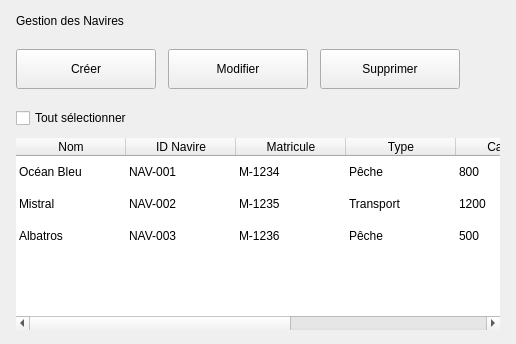
         <widget class="QFrame" name="gestionCard">
          <property name="frameShape">
           <enum>QFrame::Shape::NoFrame</enum>
          </property>
          <layout class="QVBoxLayout" name="gestionLayout">
           <property name="spacing">
            <number>10</number>
           </property>
           <property name="leftMargin">
            <number>16</number>
           </property>
           <property name="topMargin">
            <number>14</number>
           </property>
           <property name="rightMargin">
            <number>16</number>
           </property>
           <property name="bottomMargin">
            <number>14</number>
           </property>
           <item>
            <widget class="QLabel" name="lblGestionTitle">
             <property name="text">
              <string>Gestion des Navires</string>
             </property>
            </widget>
           </item>
              <item>
               <widget class="QFrame" name="buttonsCard">
                <property name="minimumSize">
                 <size>
                  <width>0</width>
                  <height>60</height>
                 </size>
                </property>
                <property name="maximumSize">
                 <size>
                  <width>16777215</width>
                  <height>70</height>
                 </size>
                </property>
                <property name="frameShape">
                 <enum>QFrame::Shape::NoFrame</enum>
                </property>
                <layout class="QHBoxLayout" name="buttonsLayout">
                 <property name="spacing">
                  <number>12</number>
                 </property>
                 <property name="leftMargin">
                  <number>0</number>
                 </property>
                 <property name="topMargin">
                  <number>8</number>
                 </property>
                 <property name="rightMargin">
                  <number>0</number>
                 </property>
                 <property name="bottomMargin">
                  <number>6</number>
                 </property>
                 <item>
                  <widget class="QPushButton" name="btnAjouter">
                   <property name="minimumSize">
                    <size>
                     <width>140</width>
                     <height>40</height>
                    </size>
                   </property>
                   <property name="maximumSize">
                    <size>
                     <width>140</width>
                     <height>40</height>
                    </size>
                   </property>
                   <property name="cursor">
                    <cursorShape>PointingHandCursor</cursorShape>
                   </property>
                   <property name="text">
                    <string>Créer</string>
                   </property>
                  </widget>
                 </item>
                 <item>
                  <widget class="QPushButton" name="btnModifier">
                   <property name="minimumSize">
                    <size>
                     <width>140</width>
                     <height>40</height>
                    </size>
                   </property>
                   <property name="maximumSize">
                    <size>
                     <width>140</width>
                     <height>40</height>
                    </size>
                   </property>
                   <property name="cursor">
                    <cursorShape>PointingHandCursor</cursorShape>
                   </property>
                   <property name="text">
                    <string>Modifier</string>
                   </property>
                  </widget>
                 </item>
                 <item>
                  <widget class="QPushButton" name="btnSupprimer">
                   <property name="minimumSize">
                    <size>
                     <width>140</width>
                     <height>40</height>
                    </size>
                   </property>
                   <property name="maximumSize">
                    <size>
                     <width>140</width>
                     <height>40</height>
                    </size>
                   </property>
                   <property name="cursor">
                    <cursorShape>PointingHandCursor</cursorShape>
                   </property>
                   <property name="text">
                    <string>Supprimer</string>
                   </property>
                  </widget>
                 </item>
                 <item>
                  <spacer name="btnSpacer">
                   <property name="orientation">
                    <enum>Qt::Orientation::Horizontal</enum>
                   </property>
                   <property name="sizeHint" stdset="0">
                    <size>
                     <width>40</width>
                     <height>20</height>
                    </size>
                   </property>
                  </spacer>
                 </item>
                </layout>
               </widget>
              </item>
           <item>
            <widget class="QCheckBox" name="checkSelectAll">
             <property name="text">
              <string>Tout sélectionner</string>
             </property>
            </widget>
           </item>
           <item>
            <widget class="QTableWidget" name="tableNavires">
             <property name="minimumSize">
              <size>
               <width>0</width>
               <height>180</height>
              </size>
             </property>
             <property name="frameShape">
              <enum>QFrame::Shape::NoFrame</enum>
             </property>
             <property name="showGrid">
              <bool>false</bool>
             </property>
             <property name="wordWrap">
              <bool>false</bool>
             </property>
             <property name="rowCount">
              <number>3</number>
             </property>
             <property name="columnCount">
              <number>7</number>
             </property>
             <attribute name="horizontalHeaderDefaultSectionSize">
              <number>110</number>
             </attribute>
             <attribute name="horizontalHeaderHighlightSections">
              <bool>false</bool>
             </attribute>
             <attribute name="horizontalHeaderStretchLastSection">
              <bool>true</bool>
             </attribute>
             <attribute name="verticalHeaderVisible">
              <bool>false</bool>
             </attribute>
             <attribute name="verticalHeaderDefaultSectionSize">
              <number>32</number>
             </attribute>
             <row>
              <property name="text">
               <string/>
              </property>
             </row>
             <row>
              <property name="text">
               <string/>
              </property>
             </row>
             <row>
              <property name="text">
               <string/>
              </property>
             </row>
             <column>
              <property name="text">
               <string>Nom</string>
              </property>
             </column>
             <column>
              <property name="text">
               <string>ID Navire</string>
              </property>
             </column>
             <column>
              <property name="text">
               <string>Matricule</string>
              </property>
             </column>
             <column>
              <property name="text">
               <string>Type</string>
              </property>
             </column>
             <column>
              <property name="text">
               <string>Capacité</string>
              </property>
             </column>
             <column>
              <property name="text">
               <string>Statut</string>
              </property>
             </column>
             <column>
              <property name="text">
               <string>Position</string>
              </property>
             </column>
             <item row="0" column="0">
              <property name="text">
               <string>Océan Bleu</string>
              </property>
             </item>
             <item row="0" column="1">
              <property name="text">
               <string>NAV-001</string>
              </property>
             </item>
             <item row="0" column="2">
              <property name="text">
               <string>M-1234</string>
              </property>
             </item>
             <item row="0" column="3">
              <property name="text">
               <string>Pêche</string>
              </property>
             </item>
             <item row="0" column="4">
              <property name="text">
               <string>800</string>
              </property>
             </item>
             <item row="0" column="5">
              <property name="text">
               <string>Actif</string>
              </property>
             </item>
             <item row="0" column="6">
              <property name="text">
               <string>Port A</string>
              </property>
             </item>
             <item row="1" column="0">
              <property name="text">
               <string>Mistral</string>
              </property>
             </item>
             <item row="1" column="1">
              <property name="text">
               <string>NAV-002</string>
              </property>
             </item>
             <item row="1" column="2">
              <property name="text">
               <string>M-1235</string>
              </property>
             </item>
             <item row="1" column="3">
              <property name="text">
               <string>Transport</string>
              </property>
             </item>
             <item row="1" column="4">
              <property name="text">
               <string>1200</string>
              </property>
             </item>
             <item row="1" column="5">
              <property name="text">
               <string>En maintenance</string>
              </property>
             </item>
             <item row="1" column="6">
              <property name="text">
               <string>Port B</string>
              </property>
             </item>
             <item row="2" column="0">
              <property name="text">
               <string>Albatros</string>
              </property>
             </item>
             <item row="2" column="1">
              <property name="text">
               <string>NAV-003</string>
              </property>
             </item>
             <item row="2" column="2">
              <property name="text">
               <string>M-1236</string>
              </property>
             </item>
             <item row="2" column="3">
              <property name="text">
               <string>Pêche</string>
              </property>
             </item>
             <item row="2" column="4">
              <property name="text">
               <string>500</string>
              </property>
             </item>
             <item row="2" column="5">
              <property name="text">
               <string>Actif</string>
              </property>
             </item>
             <item row="2" column="6">
              <property name="text">
               <string>Port A</string>
              </property>
             </item>
            </widget>
           </item>
          </layout>
         </widget>
